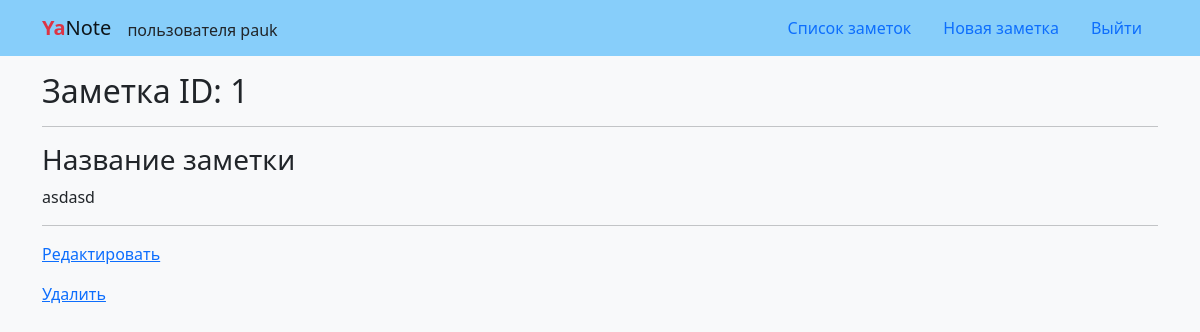
The page /note/nazvanie-zametki/ (signed in) on the database its author committed.
### notes/models.py (models this page shows, shortened)
class Note(models.Model):
    title = models.CharField(
        'Заголовок',
        max_length=100,
        default='Название заметки',
        help_text='Дайте короткое название заметке'
    )
    text = models.TextField(
        'Текст',
        help_text='Добавьте подробностей'
    )
    slug = models.SlugField(
        'Адрес для страницы с заметкой',
        max_length=100,
        unique=True,
        blank=True,
        help_text=('Укажите адрес для страницы заметки. Используйте только '
                   'латиницу, цифры, дефисы и знаки подчёркивания')
    )
    author = models.ForeignKey(
        settings.AUTH_USER_MODEL,
        on_delete=models.CASCADE,
    )

### notes/views.py (the view)
# urls.py: path('note/<slug:slug>/', views.NoteDetail.as_view(), name='detail'),
class NoteDetail(NoteBase, generic.DetailView):
    template_name = 'notes/detail.html'

### notes/views.py (called while the page is built)
    def get_queryset(self):
        return self.model.objects.filter(author=self.request.user)

### templates/notes/detail.html
{% extends "base.html" %}
{% block content %}
  <h2>Заметка ID: {{ note.id }}</h2>
  <hr>
  <h3>{{ note.title }}</h3>
  <p>{{ note.text }}</p>
  <hr>
  <p>
    <a href="{% url 'notes:edit' slug=note.slug %}">Редактировать</a>
  </p>
  <p>
    <a href="{% url 'notes:delete' slug=note.slug %}">Удалить</a>
  </p>
{% endblock content %}

### templates/includes/header.html (shortened to what this page needs)
<header>
  <nav class="navbar navbar-light" style="background-color: lightskyblue">
    <div class="container">
      <a class="navbar-brand" href="{% url 'notes:home' %}">
        <span class="text-danger"><b>Ya</b></span>Note
      </a>
      {% if user.is_authenticated %}
          <div class="nav-item align-self-center mt-1">
            пользователя {{ user.username }}
          </div>
      {% endif %}
      <ul class="nav nav-pills">
        {% if user.is_authenticated %}
          <li class="nav-item">
            <a class="nav-link" href="{% url 'notes:list' %}">Список заметок</a>
          </li>
          <li class="nav-item">
            <a class="nav-link" href="{% url 'notes:add' %}">Новая заметка</a>
          </li>
          <li class="nav-item">
            <a class="nav-link" href="{% url 'users:logout' %}">Выйти</a>
          </li>
        {% endif %}
      </ul>
    </div>
  </nav>
</header>

### rows shown on the page
Note: id "1", title "Название заметки", text "asdasd"

### other values the page prints
{{ user.username }} "pauk"
